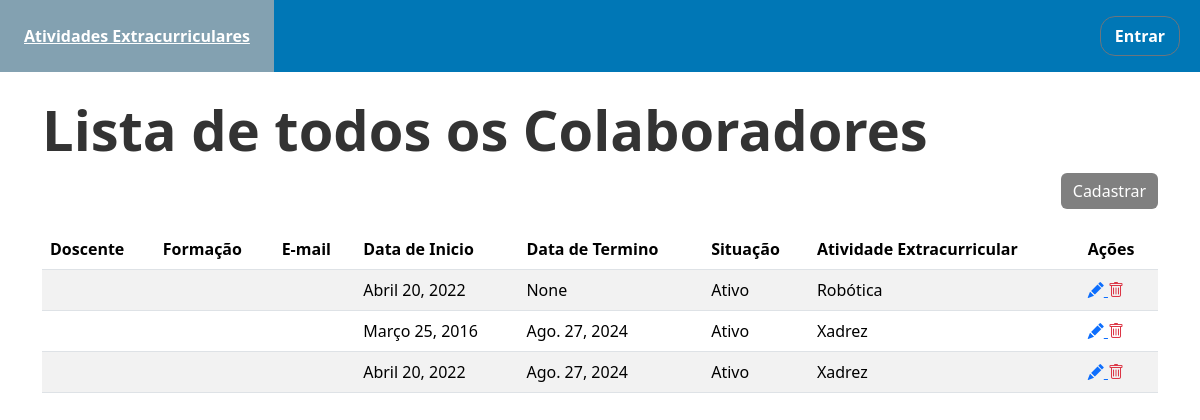
Page /colaboradores/ on the earlier database version.
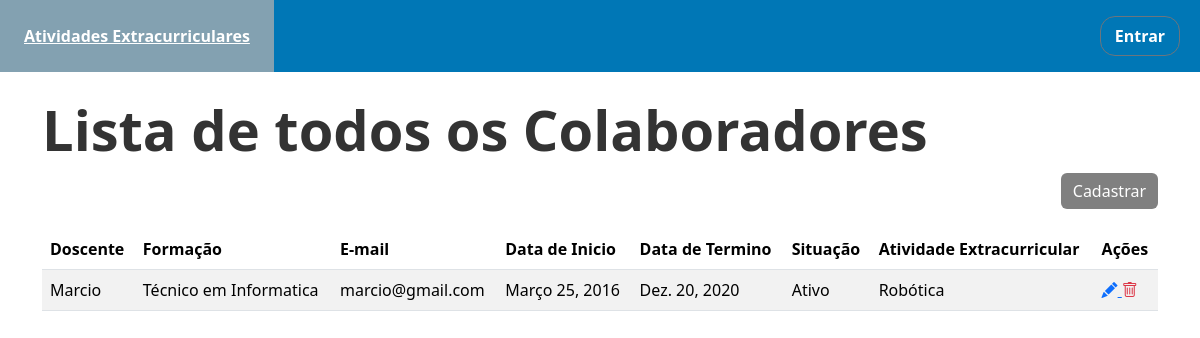
Same page on the later database version.
### site_pfi/models.py (models this page shows)
class Colaboradores(models.Model):
    data_inicio = models.DateField()
    data_final = models.DateField(blank=True, null=True)
    situacao = models.CharField(max_length=50)#Talvez usar o booleanfield
    fk_atividade_extracurricular = models.ForeignKey('AtividadeExtracurricular', on_delete=models.DO_NOTHING)
    fk_docente = models.ForeignKey('Docente', on_delete=models.CASCADE)

class AtividadeExtracurricular(models.Model):
    nome = models.CharField(max_length=50)
    descricao = models.TextField() #Talvez depois definir um numero maximo de caracterres
    tipo = models.CharField(max_length=50)
    situacao = models.CharField(max_length=50)
    data_inicio = models.DateField()
    data_termino = models.DateField(blank=True, null=True)
    docente = models.ForeignKey('Docente', on_delete=models.DO_NOTHING)
    def __str__(self):
        return self.nome

class Docente(models.Model):
    user = models.OneToOneField(User, on_delete=models.CASCADE)
    nome = models.CharField(max_length=50)
    formacao = models.CharField(max_length=80)
    def email(self):
        return self.user.email
    def __str__(self):
        return self.nome

### site_pfi/views.py (the view)
# urls.py: path('colaboradores/', ColaboradoresListView.as_view(), name='colaboradores'),
class ColaboradoresListView(ListView):
    model = Colaboradores
    template_name = 'colaboradores_list.html'
    form_class = ColaboradoresForm
    context_object_name = 'colaboradores'
    extra_context = {'form_titulo': 'Lista de todos os Colaboradores'}

### templates/colaboradores_list.html (shortened to what this page needs)
{% extends 'page.html' %}
{% block conteudo %}
    <div class="content container mt-4">
        <h2 class="section-title">
            {{ form_titulo }}
        </h2>
        <div class="text-end">
            <a class="btn btn-success" href="{% url 'novo_colaborador' %}" style="background-color: gray; border: gray">Cadastrar </a>
        </div>
        <table class="table table-striped" style="margin-top: 20px;">
            <thead class='table'>
            <tr>
                <th>Doscente</th>
                <th>Formação</th>
                <th>E-mail</th>
                <th>Data de Inicio</th>
                <th>Data de Termino</th>
                <th>Situação</th>
                <th>Atividade Extracurricular</th>
                <th>Ações</th>
            </tr>
            </thead>
            <tbody>
            {% for al in colaboradores %}
                <tr>
                    <td>{{ al.fk_docente }}</td>
                    <td>{{ al.fk_docente.formacao }}</td>
                    <td>{{ al.fk_docente.email }}</td>
                    <td>{{ al.data_inicio }}</td>
                    <td>{{ al.data_final }}</td>
                    <td>{{ al.situacao}}</td>
                    <td>{{ al.fk_atividade_extracurricular }}</td>
                    <td>
                        <a href="{% url 'editar_colaborador' al.pk %}">
                            <i class="bi bi-pencil-fill"></i>
                        </a>
                        <a class="text-danger" href="{% url 'remover_colaborador' al.pk %}">
                            <i class="bi bi-trash"></i>
                        </a>
                    </td>
                </tr>
            {% endfor %}
            </tbody>
        </table>
    </div>
{% endblock conteudo %}

### templates/page.html (shortened to what this page needs)
{% load static %}
<!DOCTYPE html>
<html lang="pt-br">
<head>
    <link rel="stylesheet" href="{% static 'estilo.css' %}">
    <link href="https://cdn.jsdelivr.net/npm/bootstrap@5.3.3/dist/css/bootstrap.min.css" rel="stylesheet"
>
    <link rel="stylesheet" href="https://cdn.jsdelivr.net/npm/bootstrap-icons@1.10.3/font/bootstrap-icons.css">
    <link rel="stylesheet" href="https://use.fontawesome.com/releases/v5.0.8/css/all.css"
>
</head>
<body >
{% include 'menu.html' %}
<div class="frame" >
    {% block conteudo %}
    {% endblock %}
</div>
</body>
</html>

### templates/menu.html (shortened to what this page needs)
{% load static %}
<nav class="" style="background-color: #0077B6">
    <ul class="menu__links">
        <li>
            <a class="menu__links" href="{% url 'atividade_extracurricular' %}">Atividades Extracurriculares</a>
        </li>
        <li style="display: flex; align-items: center; margin-left: auto;">
            {% if user.is_authenticated %}
                <a href="{% url 'exibir_perfil' %}" style="display: flex;justify-content: center; align-items: center  ;border-radius: 80%; margin-right: 20px; width: 16px; height: 4px;">
                    <i class="bi bi-person" style="color: white; font-size: 20px"></i>
                </a>
            {% else %}
                <a href="{% url 'login' %}"
                   class="btn btn-outline-secondary"
                   style="width: 80px; height: 40px; /* Mesma altura explícita */
                          display: flex; padding: 0;margin-right: 20px;border-radius: 15px ;align-items: center; justify-content: center; text-decoration: none;"
                   aria-label="Logar">
                  Entrar
                </a>
            {% endif %}
        </li>
    </ul>
</nav>

### site_pfi/static/estilo.css (style rules this page uses)
*, *:after, *:before { margin: 0; padding: 0; box-sizing: border-box; }
body { font-size: 1.5rem; background: black; }
th { padding: 2px 6px; }
td { padding: 0px 6px; }
.menu__links a { display: block; color: white; padding: 1.5rem; font-weight: bold; text-decoration: none; }
.container { max-width: 900px; margin: auto; }
.section-title { font-size: 3.5rem; font-weight: bold; color: #333; margin-bottom: 2rem; }
.section-title { margin-bottom: 10px; }
.menu__links { display: flex; align-items: center; list-style: none; padding: 0; margin: 0; }

Differences in the rows shown:
removed Colaboradores: data_inicio "Abril 20, 2022", data_final "None", situacao "Ativo", fk_atividade_extracurricular "Robótica"
removed Colaboradores: data_inicio "Março 25, 2016", data_final "Ago. 27, 2024", situacao "Ativo", fk_atividade_extracurricular "Xadrez"
removed Colaboradores: data_inicio "Abril 20, 2022", data_final "Ago. 27, 2024", situacao "Ativo", fk_atividade_extracurricular "Xadrez"
added Colaboradores: fk_docente "Marcio", fk_docente.formacao "Técnico em Informatica", fk_docente.email "marcio@gmail.com", data_inicio "Março 25, 2016", data_final "Dez. 20, 2020", situacao "Ativo", fk_atividade_extracurricular "Robótica"
